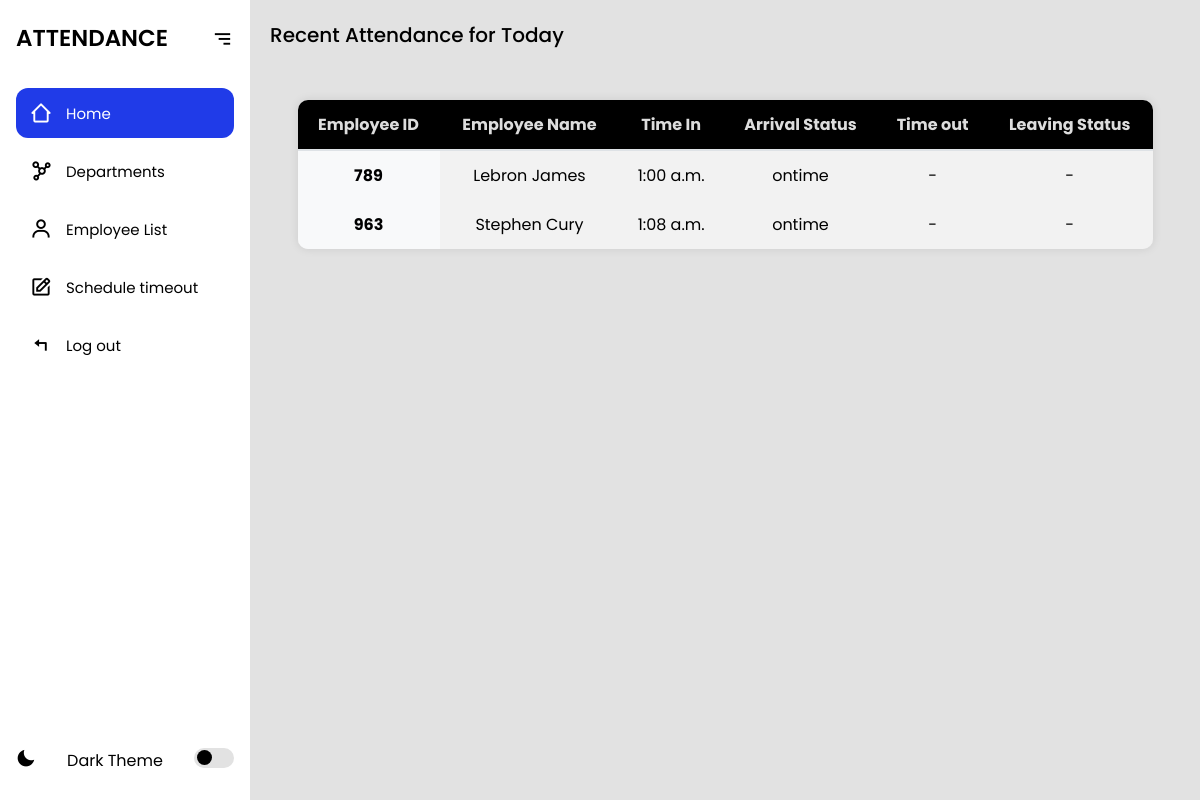
Page /admin_dashboard/ (signed in) on the earlier database version.
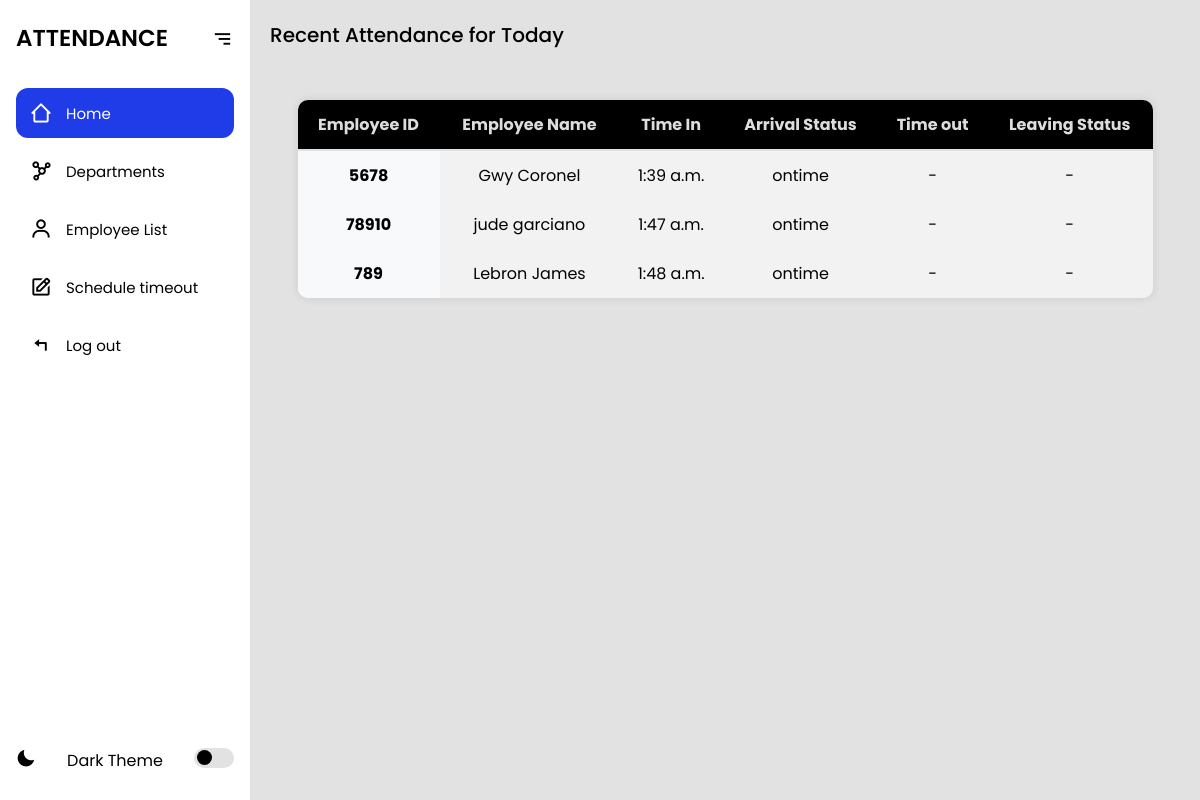
Same page on the later database version.
### myapp/models.py (models this page shows)
class Attendance(models.Model):
    employee = models.ForeignKey(Employee, on_delete=models.CASCADE)
    date = models.DateField()
    time_in = models.TimeField(null=True, blank=True)
    time_out = models.TimeField(null=True, blank=True)
    arrival_status = models.CharField(max_length=10, choices=[
        ('ontime', 'On Time'),
        ('late', 'Late'),
        ('absent', 'Absent'),
    ])
    timeout_status = models.CharField(max_length=10, choices=[  # New status for time_out
        ('ontime', 'On Time'),
        ('early', 'Left Early'),     # "Undertime"
        ('overtime', 'Overtime'),    # "Overtime"
    ], null=True, blank=True)
    class Meta:
        unique_together = ('employee', 'date')  # Ensure one record per employee per day
    def __str__(self):
        return f"{self.employee} - {self.date} - Arrival: {self.arrival_status}, Departure: {self.timeout_status}"

class Employee(models.Model):
    employee_id = models.CharField(max_length=100, unique=True)
    first_name = models.CharField(max_length=120)
    last_name = models.CharField(max_length=120)
    username = models.CharField(max_length=100, unique=True, default='defaultuser')
    password = models.CharField(max_length=128, default='defaultpassword')
    department_name = models.ForeignKey(Department, on_delete=models.CASCADE, related_name='employees')
    updated = models.DateTimeField(auto_now=True)
    created = models.DateTimeField(auto_now_add=True)
    def __str__(self):
        return f"{self.first_name} {self.last_name} ({self.employee_id})"
    class Meta:
        ordering = ['-updated', '-created']

### myapp/views.py (the view)
# urls.py: path('admin_dashboard/', views.admin_dashboard_view, name='admin_dashboard'),
@login_required
def admin_dashboard_view(request):
    today = timezone.now().astimezone(pytz.timezone('Asia/Manila')).date()
    attendance_records = Attendance.objects.filter(date=today)
    attendance_records = Attendance.objects.filter(date=today)
    print(f"Attendance records for today: {attendance_records}")
    if not attendance_records.exists():
        print("No attendance records found for today.")
    else:
        print(f"Found {attendance_records.count()} attendance records for today.")
    context = {
        'attendance_records': attendance_records
    }
    return render(request, 'admin_dashboard.html', context)

### myapp/templates/admin_dashboard.html (shortened to what this page needs)
{% extends 'index.html' %}
{% block content %}
<section class="home">
<p>Recent Attendance for Today</p>
    <div class="table-container">
    <table class="table">
        <thead>
            <tr>
                <th scope="col">Employee ID</th>
                <th scope="col">Employee Name</th>
                <th scope="col">Time In</th>
                <th scope="col">Arrival Status</th>
                <th scope="col">Time out</th>
                <th scope="col">Leaving Status</th>
            </tr>
        </thead>
        <tbody>
            {% for record in attendance_records %}
            <tr>
                <th scope="row">{{ record.employee.employee_id }}</th>
                <td>{{ record.employee.first_name }} {{ record.employee.last_name }}</td>
                <td>{{ record.time_in|time:"g:i a" }}</td>
                <td>{{ record.arrival_status }}</td>
                <td>{{ record.time_out|time:"g:i a" |default:"-" }}</td>
                <td>{{ record.timeout_status|default:"-" }}</td>
            </tr>
            {% empty %}
            <tr>
                <td colspan="6">No attendance records for today.</td>
            </tr>
            {% endfor %}
        </tbody>
    </table>
</div>
</section>
{% endblock %}

### myapp/templates/index.html (shortened to what this page needs)
<!DOCTYPE html>
<html lang="en">
  <head>
    {% load static %}
    <link rel="stylesheet" href="{% static 'css/styles.css' %}">
    <link
      href="https://unpkg.com/boxicons@2.1.4/css/boxicons.min.css"
      rel="stylesheet"
    />
  </head>
  <body>
    <section class="sidebar">
      <div class="nav-header">
        <p class="logo"> ATTENDANCE</p>
        <i class="bx bx-menu btn-menu"></i>
      </div>
      <ul class="nav-links">
        {% url 'admin_dashboard' as admin_dashboard_url %}
        {% url 'departments' as departments_url %}
        {% url 'employeelist' as employeelist_url %}
        {% url 'logout' as logout_url %}
        {% url 'custom_scheduling' as custom_url %}
        <li class="{% if request.path == admin_dashboard_url %}active{% endif %}">
            <a href="{{ admin_dashboard_url }}">
                <i class="bx bx-home-alt-2"></i>
                <span class="title">Home</span>
            </a>
        </li>
        <li class="{% if request.path == departments_url %}active{% endif %}">
            <a href="{{ departments_url }}">
                <i class="bx bx-network-chart"></i>
                <span class="title">Departments</span>
            </a>
        </li>
        <li class="{% if request.path == employeelist_url %}active{% endif %}">
            <a href="{{ employeelist_url }}">
                <i class="bx bx-user"></i>
                <span class="title">Employee List</span>
            </a>
        </li>
        <li class="{% if request.path == custom_url %}active{% endif %}">
          <a href="{{ custom_url }}">
              <i class="bx bx-edit"></i>
              <span class="title">Schedule timeout</span>
          </a>
      </li>
        <li class="{% if request.path == logout_url %}active{% endif %}">
            <a href="{{ logout_url }}">
                <i class="bx bx-reply"></i>
                <span class="title">Log out</span>
            </a>
        </li>
      </ul>
       <div class="theme-wrapper">
        <i class="bx bxs-moon theme-icon"></i>
        <p>Dark Theme</p>
        <div class="theme-btn">
          <span class="theme-ball"></span>
        </div>
      </div>
    </section>
    {% block content %}
    {% endblock %}
  </body>
</html>

### myapp/static/css/styles.css (style rules this page uses)
* { margin: 0; padding: 0; box-sizing: border-box; font-family: "Poppins", sans-serif; --color-hover: rgb(32, 59, 232); --transition: all 0.2s ease; }
:root { --color-white: #fff; --color-black: #000; --color-bg: #e2e2e2; }
.sidebar { position: fixed; top: 0; left: 0; z-index: 100; width: 78px; height: 100%; background: var(--color-white); padding: 8px 16px; transition: var(--transition); }
.sidebar.expand { width: 250px; transition: var(--transition); }
.nav-header { height: 60px; display: flex; align-items: center; position: relative; }
.nav-header .logo { color: var(--color-black); font-size: 23px; font-weight: 600; opacity: 0; transition: var(--transition); }
.sidebar.expand .nav-header .logo { opacity: 1; transition: var(--transition); }
.nav-header .btn-menu { position: absolute; color: var(--color-black); top: 50%; right: 0; transform: translateY(-50%); font-size: 23px; cursor: pointer; margin-right: 10px; }
.nav-links li.active a { background: var(--color-hover); }
.nav-links li.active i { color: var(--color-white); }
.nav-links li.active a .title { color: var(--color-white); }
.sidebar.expand .nav-header .btn-menu { margin-right: 0; }
.nav-links { margin-top: 20px; height: 100%; }
.nav-links li { position: relative; margin: 8px 0; list-style: none; }
.nav-links i { color: var(--color-black); height: 50px; min-width: 50px; font-size: 23px; text-align: center; line-height: 50px; }
.nav-links li a { display: flex; height: 100%; width: 100%; border-radius: 12px; align-items: center; text-decoration: none; background: var(--color-white); }
.nav-links li a .title { color: var(--color-black); font-size: 15px; font-weight: 400; white-space: nowrap; display: none; transition: var(--transition); }
.sidebar.expand .nav-links li a .title { display: block; transition: var(--transition); }
.theme-wrapper { position: fixed; bottom: 0; display: flex; justify-content: space-between; height: 60px; width: 250px; left: 0; padding: 8px 16px; }
.theme-wrapper .theme-icon { font-size: 20px; color: var(--color-black); display: none; transition: var(--transition); }
.sidebar.expand .theme-wrapper .theme-icon { display: block; }
.theme-wrapper p { font-size: 16px; color: var(--color-black); font-weight: 400; display: none; transition: var(--transition); }
.sidebar.expand .theme-wrapper p { display: block; }
.theme-wrapper .theme-btn { width: 40px; height: 20px; background: var(--color-bg); border-radius: 30px; position: relative; cursor: pointer; }
.theme-wrapper .theme-btn .theme-ball { position: absolute; width: 15px; height: 15px; background: var(--color-black); border-radius: 50%; top: 2px; left: 3px; transition: var(--transition); }
.home { position: relative; top: 0; left: 78px; width: calc(100% - 78px); min-height: 100vh; background: var(--color-bg); z-index: 6; transition: var(--transition); }
.sidebar.expand ~ .home { left: 250px; width: calc(100% - 250px); transition: var(--transition); }
.home p { font-size: 20px; font-weight: 500; color: var(--color-black); display: inline-block; margin: 20px; white-space: nowrap; }
.table-container { width: 90%; max-height: 300px; overflow-y: auto; margin: 30px auto; border-radius: 10px; box-shadow: 0 0 10px rgba(0, 0, 0, 0.1); }
.table { width: 100%; background-color: transparent; border-collapse: collapse; }
.table th, .table td { padding: 0.75rem; vertical-align: top; border: px solid #000000; }
.table thead th { vertical-align: bottom; border-bottom: 2px solid #dee2e6; background-color: #000000; text-align: left; color: #ddd; text-align: center; }
.table th { font-weight: bold; background-color: #f8f9fa; }
.table tr:nth-child(even) { background-color: #f2f2f2; }
.table tr:nth-child(odd) { background-color: #f2f2f2; }
.table td { text-align: center; }
.table th[scope="row"] { background-color: #f8f9fa; text-align: center; }

Differences in the rows shown:
removed Attendance: employee.employee_id "789", employee.first_name "Lebron", employee.last_name "James", time_in "1:00 a.m.", arrival_status "ontime", time_out "-", timeout_status "-"
removed Attendance: employee.employee_id "963", employee.first_name "Stephen", employee.last_name "Cury", time_in "1:08 a.m.", arrival_status "ontime", time_out "-", timeout_status "-"
added Attendance: employee.employee_id "5678", employee.first_name "Gwy", employee.last_name "Coronel", time_in "1:39 a.m.", arrival_status "ontime", time_out "-", timeout_status "-"
added Attendance: employee.employee_id "78910", employee.first_name "jude", employee.last_name "garciano", time_in "1:47 a.m.", arrival_status "ontime", time_out "-", timeout_status "-"
added Attendance: employee.employee_id "789", employee.first_name "Lebron", employee.last_name "James", time_in "1:48 a.m.", arrival_status "ontime", time_out "-", timeout_status "-"
